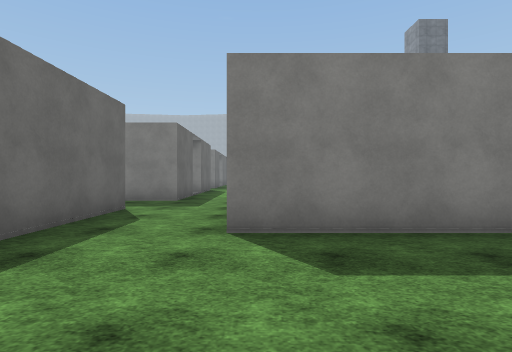
view 1 (above)

24 first-person views from a walk through a scene from a Unity 3-D project. The camera is 1.3 m above the floor, looks level and sees 80° across. The floor is counted in squares, 2 m on a side. Each view is taken from the middle of a square. On the plan, view 1 faces up. The plan holds only what a view shows up to about 10 squares ahead; the rest is blank. The place goes on beyond the plan. Surface patterns are stand-ins for the level's own textures.

view 2
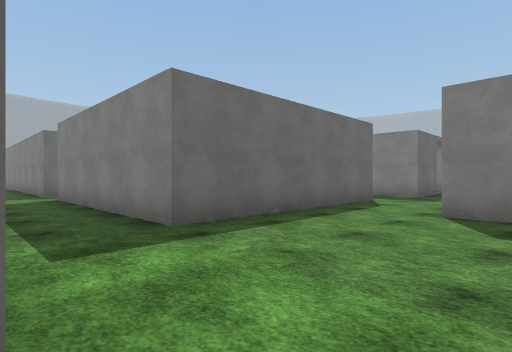

view 3
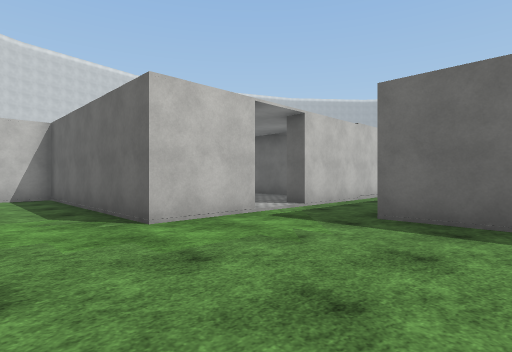

view 4
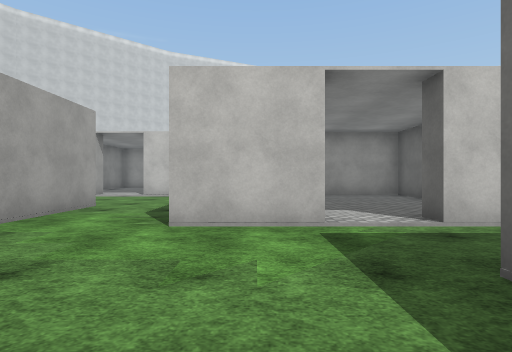

view 5
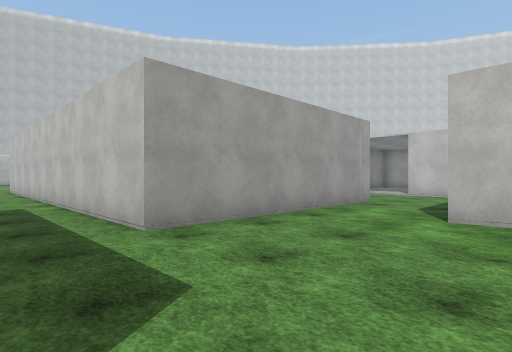

view 6
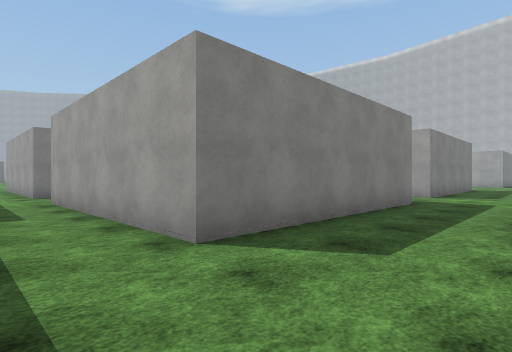

view 7
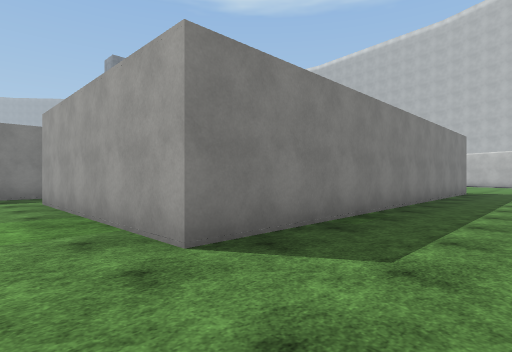

view 8
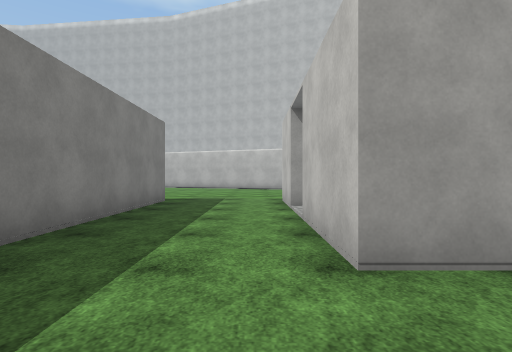

view 9
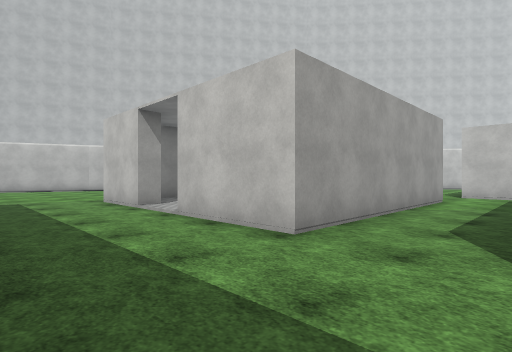

view 10
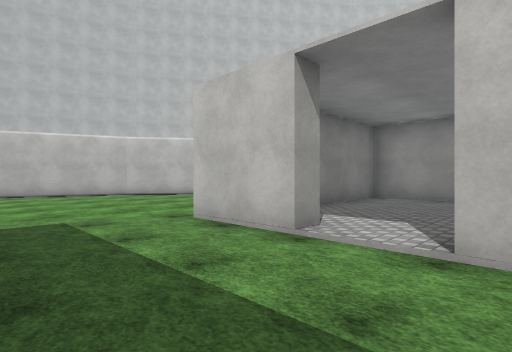

view 11
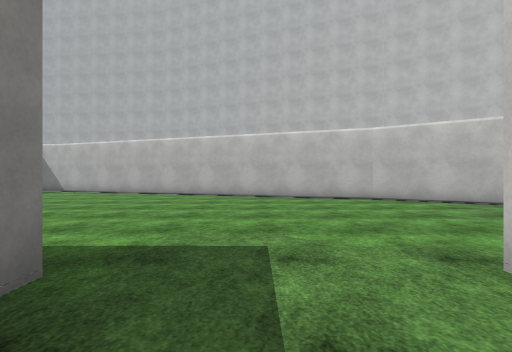

view 12
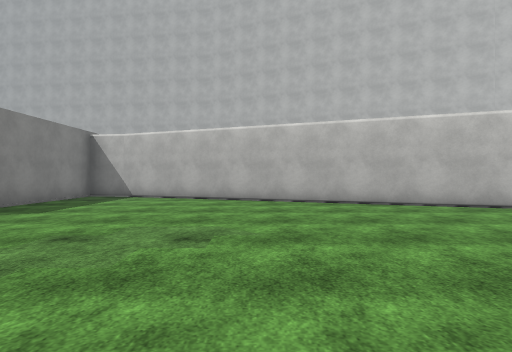

view 13
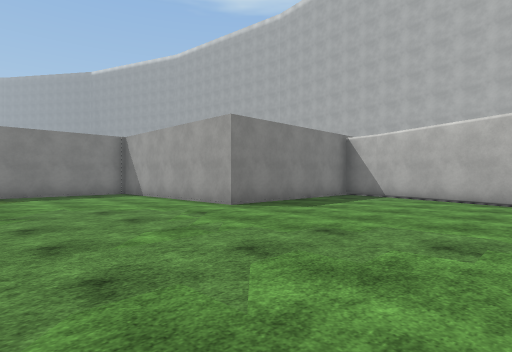

view 14
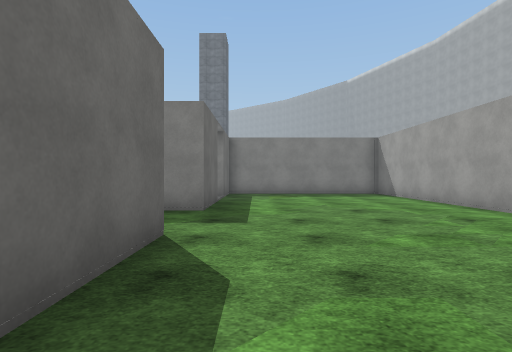

view 15
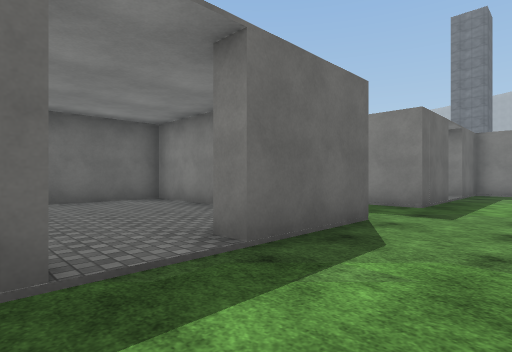

view 16
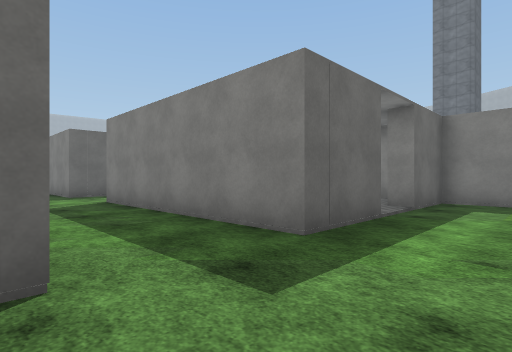

view 17
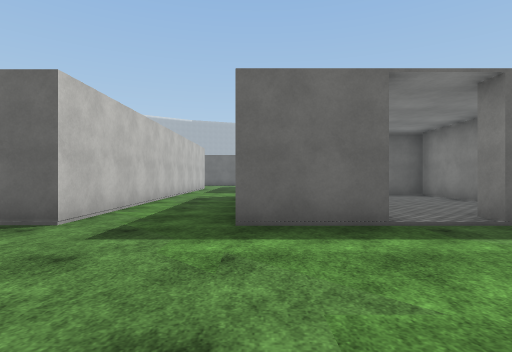

view 18
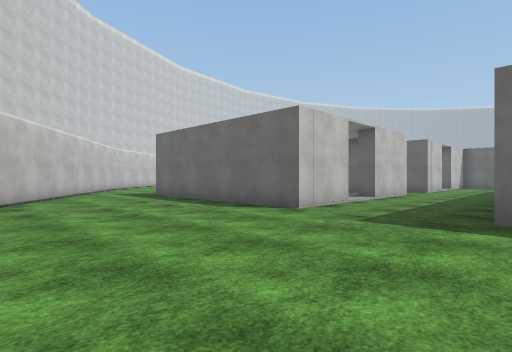

view 19
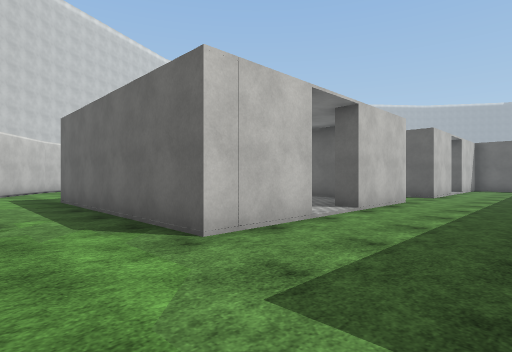

view 20
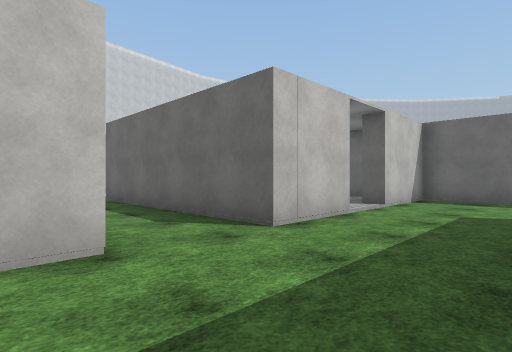

view 21
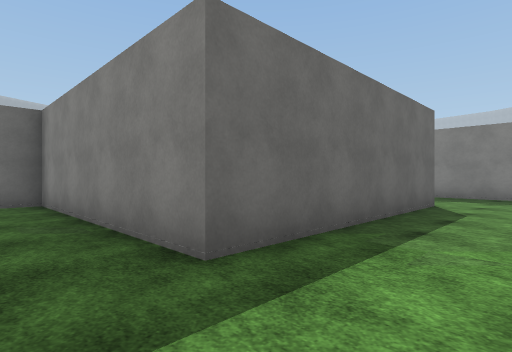

view 22
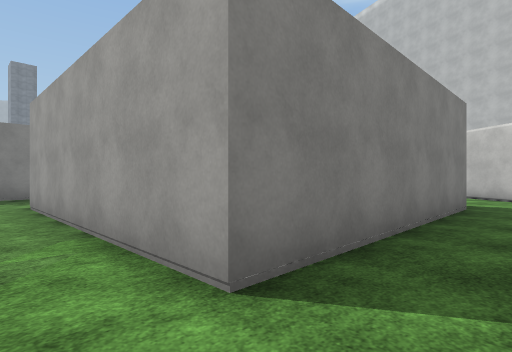

view 23
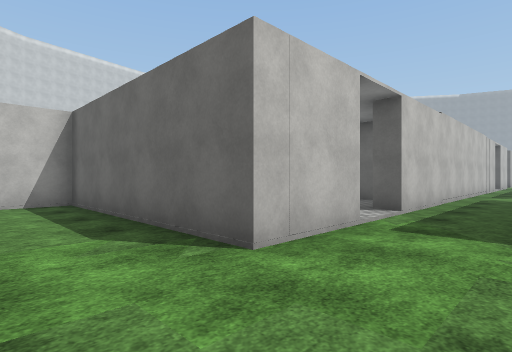

view 24
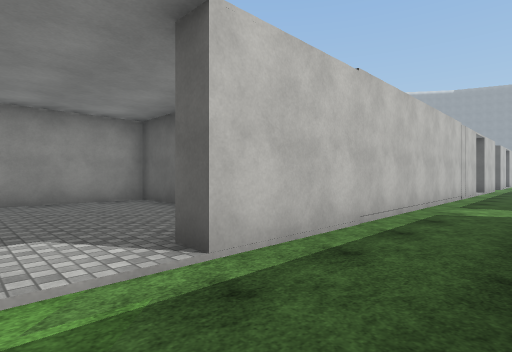

### Floor plan
Key: @ floor where view 1 was taken; # wall or solid block; . floor; O other object.
Columns run from 14 left of view 1 to 25 right of it. Each row starts with its distance up from view 1.
 13              .O
 12              .O
 11              ..
 10             O..
  9             O.O       OOOO OOOOOO
  8            OO.O       O     O.....O
  7            ...O             ......O
  6            O..O             ......O
  5            O..O    O        O.....O
  4            O..OOOOOO..OOOOOOO.....OOOOO
  3            O...........................O
  2            O...........................#
  1            O.....OOOOOOOOOOOO.........##
  0    O..OOOOOO..@..O    O     O.........#
 -1 .................O    O     O.........#
 -2 OOOOOOOOOOO.OOO..O          .........##
 -3         O     O..O          O........#
 -4         O     O..OOOOOOOOOOOO.......##
 -5         O     O.....................#
 -6         O     O.....................#
 -7         O     O....................##
 -8          OOO  OOO.OOO.OOO.OOO......#
 -9               O     O.O     O......#
-10               O     O.O     O.....##
-11                     O.O     O....##
-12                     O.O     O...##
-13                OOOOOO.OOOOOOO...#
-14               O................##
-15                  .......... ..##

Where each view was taken, in squares from view 1:
view 1: 0 up, 0 right, facing up
view 2: 2 down, 1 right, facing up-left
view 3: 2 up, 2 right, facing down-left
view 4: 2 up, 1 left, facing down
view 5: 3 up, 1 left, facing down-right
view 6: 1 up, 2 left, facing up-right
view 7: 7 down, 1 right, facing up-right
view 8: 7 down, 6 right, facing right
view 9: 5 down, 6 right, facing down-right
view 10: 5 down, 10 right, facing down-right
view 11: 6 down, 12 right, facing right
view 12: 2 down, 15 right, facing right
view 13: 2 down, 15 right, facing up-right
view 14: 2 down, 15 right, facing up
view 15: 3 down, 16 right, facing up-left
view 16: 1 up, 16 right, facing up-left
view 17: 4 up, 18 right, facing left
view 18: 4 down, 19 right, facing down-left
view 19: 5 down, 16 right, facing down-left
view 20: 5 down, 9 right, facing down-left
view 21: 15 down, 8 right, facing up-left
view 22: 15 down, 7 right, facing up-right
view 23: 0 up, 2 right, facing down-left
view 24: 0 up, 2 left, facing down-left
